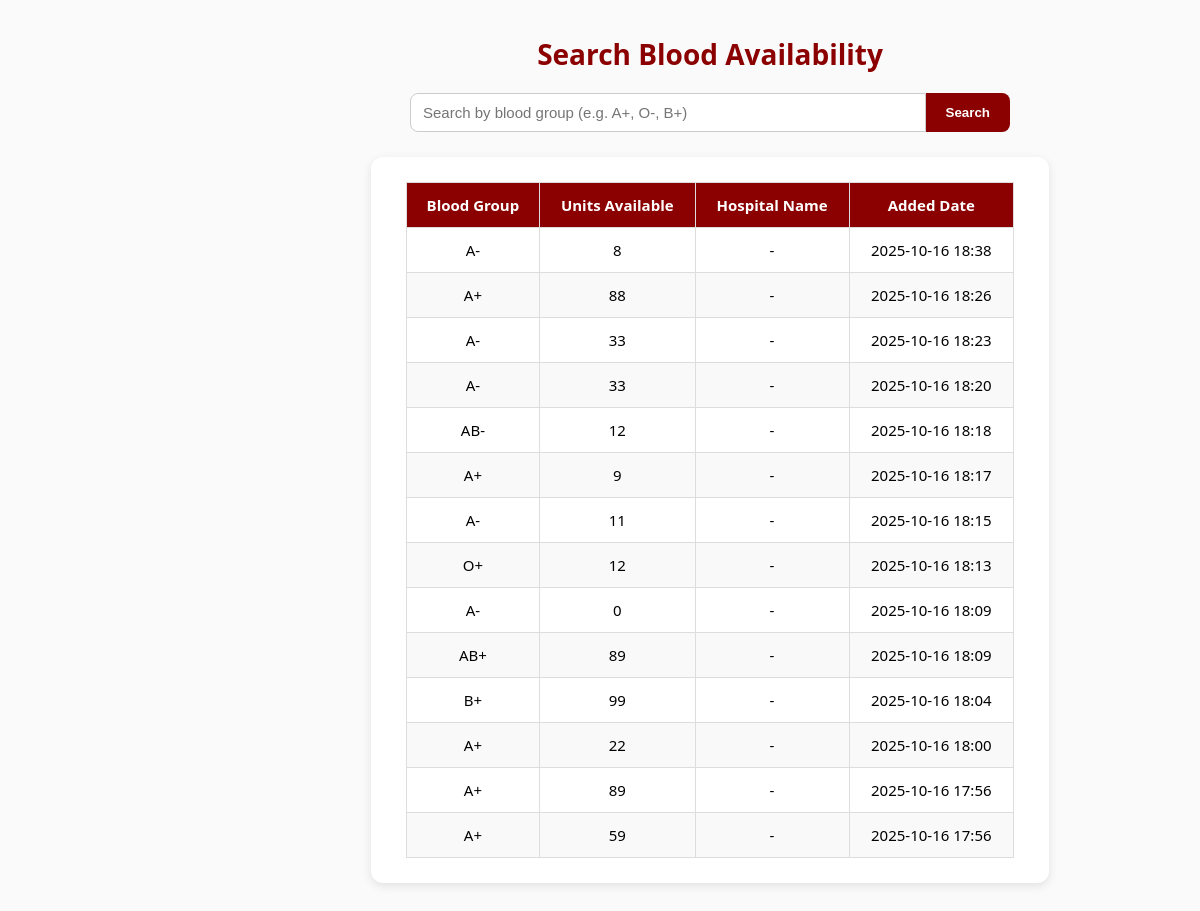
The app's page /recipient/search_blood/ (signed in) with its own data.
### blood_bank_app/models.py (models this page shows, shortened)
class BloodStock(models.Model):
    BLOOD_GROUP_CHOICES = [
        ('A+', 'A+'), ('A-', 'A-'),
        ('B+', 'B+'), ('B-', 'B-'),
        ('AB+', 'AB+'), ('AB-', 'AB-'),
        ('O+', 'O+'), ('O-', 'O-'),
    ]
    bloodgroup = models.CharField(max_length=3, choices=BLOOD_GROUP_CHOICES)
    unit = models.PositiveIntegerField()
    added_at = models.DateTimeField(auto_now_add=True)

### blood_bank_app/views.py (the view)
# urls.py: path('recipient/search_blood/', views.search_blood, name='search_blood'),
@login_required
def search_blood(request):
    query = request.GET.get('q', '').strip()
    blood_stock = BloodStock.objects.all().order_by('-added_at')
    if query:
        blood_stock = blood_stock.filter(bloodgroup__icontains=query)
    return render(request, 'recipient/search_blood.html', {
        'blood_stock': blood_stock,
        'query': query,
    })

### blood_bank_app/templates/recipient/search_blood.html (shortened to what this page needs)
{% extends 'master.html' %}
{% block content %}
<div class="main-content">
    <h1>Search Blood Availability</h1>
    <div class="search-box">
        <form method="GET" action="">
            <input type="text" name="q" placeholder="Search by blood group (e.g. A+, O-, B+)" value="{{ query|default:'' }}">
            <button type="submit">Search</button>
        </form>
    </div>
    {% if blood_stock %}
    <div class="section">
        <table>
            <thead>
                <tr>
                    <th>Blood Group</th>
                    <th>Units Available</th>
                    <th>Hospital Name</th>
                    <th>Added Date</th>
                </tr>
            </thead>
            <tbody>
                {% for blood in blood_stock %}
                <tr>
                    <td>{{ blood.bloodgroup }}</td>
                    <td>{{ blood.unit }}</td>
                    <td>{{ blood.hospital_name|default:"-" }}</td>
                    <td>{{ blood.added_at|date:"Y-m-d H:i" }}</td>
                </tr>
                {% endfor %}
            </tbody>
        </table>
    </div>
    {% else %}
        <p>No matching blood found.</p>
    {% endif %}
</div>
{% endblock %}

### blood_bank_app/templates/master.html (shortened to what this page needs)
<!DOCTYPE html>
<html lang="en">
<head>
    {% load static %}
    <link rel="stylesheet" href="{% static 'css/blood_bank.css' %}">
</head>
<body>
{% block content %}{% endblock %}
</body>
</html>

### blood_bank_app/static/css/blood_bank.css (style rules this page uses)
body { display: flex; flex-direction: column; justify-content: center; align-items: center; height: 100vh; margin: 0; background-color:#FAFAFA; }
input, select { padding: 10px; border: 1px solid #aaa; border-radius: 8px; font-size: 14px; outline: none; transition: border 0.3s, box-shadow 0.3s; }
input { padding: 8px; border: 1px solid #aaa; border-radius: 6px; transition: all 0.3s ease-in-out; }

### blood_bank_app/templates/recipient/search_blood.html (style rules this page uses)
body, html { margin: 0; padding: 0; font-family: 'Segoe UI', sans-serif; background: #FAFAFA; }
.main-content { margin-left: 220px; padding: 140px 40px 40px; display: flex; flex-direction: column; align-items: center; }
.main-content h1 { color: #8B0000; font-size: 28px; margin-bottom: 20px; }
.search-box { width: 100%; max-width: 600px; margin-bottom: 25px; }
.search-box form { display: flex; }
.search-box input { flex: 1; padding: 10px 12px; border: 1px solid #ccc; border-radius: 8px 0 0 8px; outline: none; font-size: 15px; }
.search-box button { background-color: #8B0000; color: white; border: none; padding: 10px 20px; border-radius: 0 8px 8px 0; cursor: pointer; font-weight: 600; transition: background-color 0.3s; }
.section { width: 100%; max-width: 900px; background: white; border-radius: 12px; padding: 25px 35px; box-shadow: 0 3px 10px rgba(0,0,0,0.1); }
table { width: 100%; border-collapse: collapse; }
th, td { border: 1px solid #ddd; padding: 12px; text-align: center; font-size: 15px; }
th { background-color: #8B0000; color: white; }
tr:nth-child(even) { background-color: #f9f9f9; }

### records on screen
BloodStock: bloodgroup "A-", unit "8", hospital_name "-", added_at "2025-10-16 18:38"
BloodStock: bloodgroup "A+", unit "88", hospital_name "-", added_at "2025-10-16 18:26"
BloodStock: bloodgroup "A-", unit "33", hospital_name "-", added_at "2025-10-16 18:23"
BloodStock: bloodgroup "A-", unit "33", hospital_name "-", added_at "2025-10-16 18:20"
BloodStock: bloodgroup "AB-", unit "12", hospital_name "-", added_at "2025-10-16 18:18"
BloodStock: bloodgroup "A+", unit "9", hospital_name "-", added_at "2025-10-16 18:17"
BloodStock: bloodgroup "A-", unit "11", hospital_name "-", added_at "2025-10-16 18:15"
BloodStock: bloodgroup "O+", unit "12", hospital_name "-", added_at "2025-10-16 18:13"
BloodStock: bloodgroup "A-", unit "0", hospital_name "-", added_at "2025-10-16 18:09"
BloodStock: bloodgroup "AB+", unit "89", hospital_name "-", added_at "2025-10-16 18:09"
BloodStock: bloodgroup "B+", unit "99", hospital_name "-", added_at "2025-10-16 18:04"
BloodStock: bloodgroup "A+", unit "22", hospital_name "-", added_at "2025-10-16 18:00"
BloodStock: bloodgroup "A+", unit "89", hospital_name "-", added_at "2025-10-16 17:56"
BloodStock: bloodgroup "A+", unit "59", hospital_name "-", added_at "2025-10-16 17:56"
